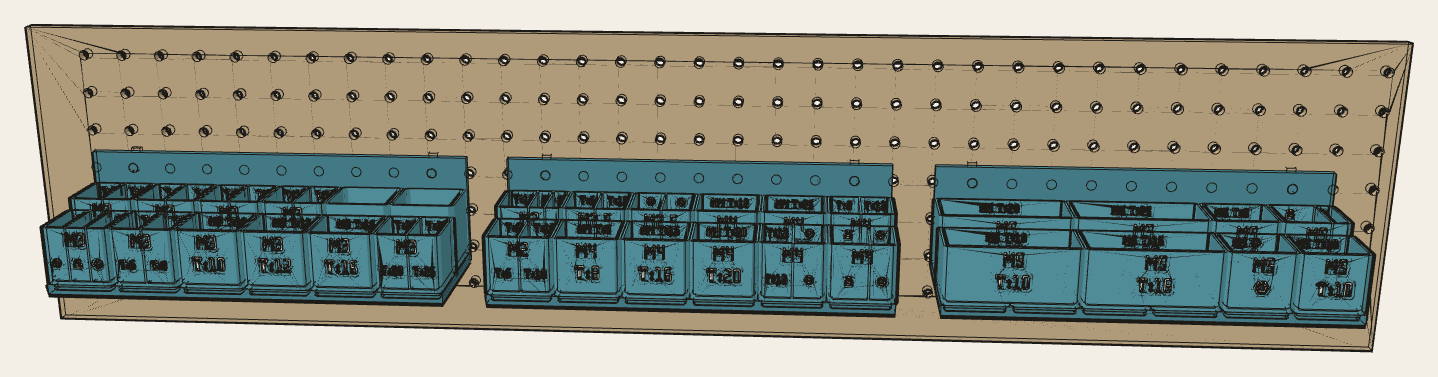
#> input picture src/renders/board.png, 1438 x 377 px
$ python -i renders.py   (imports and definitions only)
#> lines starting #> are read from the running program, lines starting #| are printed output that depends on the picture
"""Write render scenes for the board and each rack, then capture them with the render skill."""

import json
import os
import subprocess
import sys
from pathlib import Path

R = Path(__file__).resolve().parent
# The renderer is a separate WebGL tool (prepare.py, capture.mjs); point RENDERER at its scripts.
# [1 line that did not run here, left out]
INCH = 25.4
RACKS = [("m3", "M3", 0.0), ("m2-m4", "M2 · M2.5 · M4", 11 * INCH), ("m5", "M5", 22 * INCH)]
TEAL, RACK, IVORY, BOARD = [0.36, 0.64, 0.69], [0.30, 0.55, 0.60], [0.97, 0.95, 0.90], [0.80, 0.70, 0.55]


def crop(path, margin=24):
    """Trim the plain background around the model."""
#> called with path = 'renders/board.png', margin = 24
    from PIL import Image, ImageChops
    im = Image.open(path).convert("RGB")
#> im is the input picture: PIL image 1438x377 RGB; mean R, G, B 145.1, 149.6, 137.3
    bg = Image.new("RGB", im.size, im.getpixel((1, 1)))
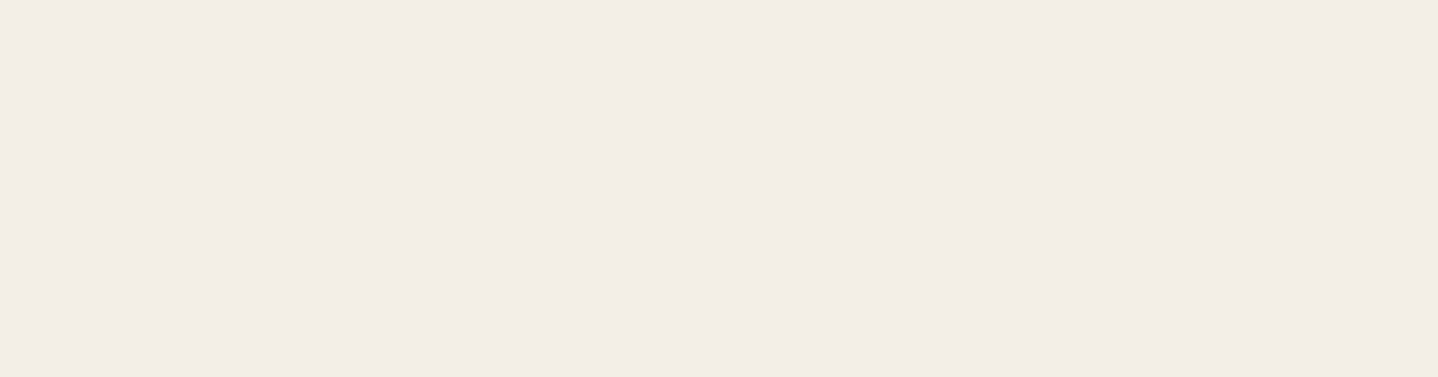
#> bg: PIL image 1438x377 RGB; mean R, G, B 243, 239, 230
    box = ImageChops.difference(im, bg).convert("L").point(lambda v: 255 if v > 12 else 0).getbbox()
#> box = (24, 24, 1414, 353)
    if box:
        l, t, r, b = box
#> l = 24; t = 24; r = 1414; b = 353
        im.crop((max(l - margin, 0), max(t - margin, 0), min(r + margin, im.width), min(b + margin, im.height))).save(path)


def tf(dx=0.0):
    # Z-up model to the renderer's -Y-up frame, after shifting the rack along the board.
    return [[1, 0, 0, dx], [0, 0, -1, 0], [0, 1, 0, 0], [0, 0, 0, 1]]


def rack_parts(rid, dx=0.0):
    return [{"mesh": f"../out/render/{rid}-rack.stl", "color": RACK, "transform": tf(dx)},
            {"mesh": f"../out/render/{rid}-bins.stl", "color": TEAL, "transform": tf(dx)},
            {"mesh": f"../out/render/{rid}-labels.stl", "color": IVORY, "transform": tf(dx)}]


scenes = {
    "board": {"title": "Fastener racks", "subtitle": "Three 6 x 2 Gridfinity racks on 1 inch pegboard",
              "caption": "M3 · M2, M2.5, M4 · M5. Flush two-colour Fillaprint labels.",
              "camera": {"yaw": -1.5, "pitch": 0.3, "zoom": 0.66, "target": [405, -30, 40]},
              "parts": [{"mesh": "../out/render/board-pegboard.stl", "color": BOARD, "transform": tf()}]
              + [p for rid, _, dx in RACKS for p in rack_parts(rid, dx)]},
}
# [18 lines not run here, left out]

>>> result = crop('renders/board.png')
